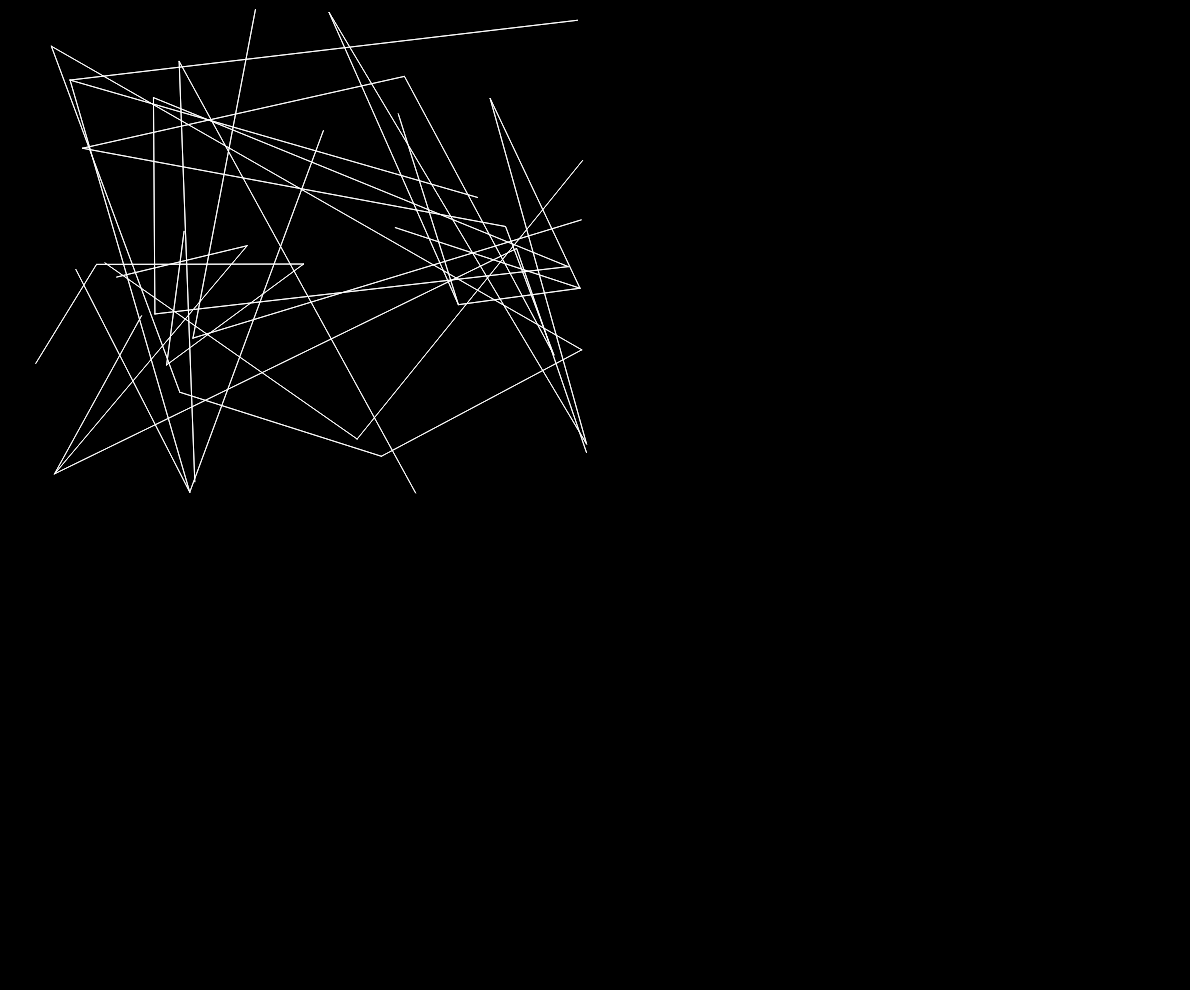
Frame 1 (no input)
Frame 60 (no input): identical to frame 1, image omitted
Frame 120 (the mouse pressed at the canvas centre since frame 60): identical to frame 1, image omitted

The p5.js sketch that drew this single still picture (run headless with seeded random() and noise() and a simulated clock; from frame 60 on, the mouse is pressed at the canvas centre):

// p5.js sketch
// ── sketch.js
function Node(startLoc, endLoc) {
  this.startLoc = startLoc;
  this.currentLoc = startLoc;
  this.endLoc = endLoc;
}

var startLocs = [];
var endLocs = [];

var nodes = [];
var edges = [];

var forceFactorCounter = Math.random()*10000;
var currentForceFactor;

function setup() {
  createCanvas(windowWidth-10,windowHeight-10);
  // initializeAmpNodes();
  // initializeRectangleNodes();
  // initializeRandomNodes();
  initializeHelloWorld();
}

function draw() {
  drawMouseInteraction();
  // drawNoise();
}

function drawMouseInteraction() {
  background(0);
  
  currentForceFactor = Math.sin(map(mouseX,0,(width/2),0,Math.PI));
  
  for(var i=0; i<nodes.length; i++) {
    drawEdges(i);
  }
  for(var j = 0; j<nodes.length; j++) {
    nodes[j].currentLoc = getCurrentNodeLocNoise(j);
  }
}

function drawNoise() {
  background(0);
  currentForceFactor = Math.sin(map(noise(forceFactorCounter),0,1,0,Math.PI));
  forceFactorCounter += 0.05;
  for(var i=0; i<nodes.length; i++) {
    drawEdges(i);
  }
  for(var j = 0; j<nodes.length; j++) {
    nodes[j].currentLoc = getCurrentNodeLocNoise(j);
  }
}

function drawNode(nodeIndex) {
  var n = nodes[nodeIndex];
  push();
  fill(color(255));
  ellipse(n.getCurrentLoc().x,n.getCurrentLoc().y,4,4);
  pop();
}

function drawEdges(nodeIndex) {
  var n = nodes[nodeIndex];
  var e = edges[nodeIndex];
  for(var i=0; i<e.length; i++) {
    push();
    stroke(color(255));
    strokeWeight(1);
    line(n.currentLoc.x,n.currentLoc.y,nodes[e[i]].currentLoc.x,nodes[e[i]].currentLoc.y);
    pop();
  }
}

function getCurrentNodeLocNoise(nodeIndex) {
  var retLoc = new p5.Vector();
  
  var n = nodes[nodeIndex];
  //Find point on line currentForceFactor between node's start and end locs
  var yDiff = n.endLoc.y - n.startLoc.y;
  var xDiff = n.endLoc.x - n.startLoc.x;
  xDiff *= currentForceFactor;
  yDiff *= currentForceFactor;
  
  retLoc.x = n.startLoc.x + xDiff;
  retLoc.y = n.startLoc.y + yDiff;
  
  return retLoc;
}

function initializeAmpNodes() {
  startLocs = [];
  endLocs = [];
  startLocs[0] = new p5.Vector((width/2)*0.1,(height/2)*0.9);
  startLocs[1] = new p5.Vector((width/2)*0.1,(height/2)*0.9);
  startLocs[2] = new p5.Vector((width/2)*0.1,(height/2)*0.5);
  startLocs[3] = new p5.Vector((width/2)*0.3,(height/2)*0.5);
  startLocs[4] = new p5.Vector((width/2)*0.3,(height/2)*0.9);
  startLocs[5] = new p5.Vector((width/2)*0.3,(height/2)*0.95);
  
  endLocs[0] = new p5.Vector((width/2)*0.1,(height/2)*0.9);
  endLocs[1] = new p5.Vector((width/2)*0.15,(height/2)*0.6);
  endLocs[2] = new p5.Vector((width/2)*0.15,(height/2)*0.6);
  endLocs[3] = new p5.Vector((width/2)*0.2,(height/2)*0.3);
  endLocs[4] = new p5.Vector((width/2)*0.25,(height/2)*0.6);
  endLocs[5] = new p5.Vector((width/2)*0.3,(height/2)*0.9);
  
  startLocs[6] = new p5.Vector((width/2)*0.35,(height/2)*0.9);
  startLocs[7] = new p5.Vector((width/2)*0.35,(height/2)*0.5);
  startLocs[8] = new p5.Vector((width/2)*0.5,(height/2)*0.5);
  startLocs[9] = new p5.Vector((width/2)*0.5,(height/2)*0.9);
  startLocs[10] = new p5.Vector((width/2)*0.65,(height/2)*0.5);
  startLocs[11] = new p5.Vector((width/2)*0.65,(height/2)*0.9);
  
  endLocs[6] = new p5.Vector((width/2)*0.35,(height/2)*0.9);
  endLocs[7] = new p5.Vector((width/2)*0.425,(height/2)*0.3);
  endLocs[8] = new p5.Vector((width/2)*0.5,(height/2)*0.6);
  endLocs[9] = new p5.Vector((width/2)*0.5,(height/2)*0.6);
  endLocs[10] = new p5.Vector((width/2)*0.575,(height/2)*0.3);
  endLocs[11] = new p5.Vector((width/2)*0.65,(height/2)*0.9);
  
  startLocs[12] = new p5.Vector((width/2)*0.7,(height/2)*0.95);
  startLocs[13] = new p5.Vector((width/2)*0.7,(height/2)*0.9);
  startLocs[14] = new p5.Vector((width/2)*0.7,(height/2)*0.5);
  startLocs[15] = new p5.Vector((width/2)*0.9,(height/2)*0.5);
  startLocs[16] = new p5.Vector((width/2)*0.9,(height/2)*0.9);
  
  endLocs[12] = new p5.Vector((width/2)*0.7,(height/2)*0.9);
  endLocs[13] = new p5.Vector((width/2)*0.7,(height/2)*0.65);
  endLocs[14] = new p5.Vector((width/2)*0.7,(height/2)*0.3);
  endLocs[15] = new p5.Vector((width/2)*0.9,(height/2)*0.3);
  endLocs[16] = new p5.Vector((width/2)*0.9,(height/2)*0.65);
  
  for(var i=0; i<17; i++) {
    nodes[i] = new Node(startLocs[i],endLocs[i]);
  }
  
  edges[0] = [1];
  edges[1] = [0,2,4];
  edges[2] = [1,3];
  edges[3] = [2,4];
  edges[4] = [1,3,5];
  edges[5] = [4];
  
  edges[6] = [7];
  edges[7] = [6,8];
  edges[8] = [7,9,10];
  edges[9] = [8];
  edges[10] = [8,11];
  edges[11] = [10];
  
  edges[12] = [13];
  edges[13] = [12,14,16];
  edges[14] = [13,15];
  edges[15] = [14,16];
  edges[16] = [13,15];
}

function initializeRectangleNodes() {
  var sections = 50;
  for(var i=0; i<sections; i++) {
    var sectionHeight = 0;
    nodes.push(new Node(new p5.Vector(i*((width/2)/sections),(height/2)),new p5.Vector(i*((width/2)/sections),(height/2))));
    nodes.push(new Node(new p5.Vector(i*((width/2)/sections),(height/2)),new p5.Vector(i*((width/2)/sections),sectionHeight)));
    nodes.push(new Node(new p5.Vector((i+1)*((width/2)/sections),(height/2)),new p5.Vector((i+1)*((width/2)/sections),sectionHeight)));
    nodes.push(new Node(new p5.Vector((i+1)*((width/2)/sections),(height/2)),new p5.Vector((i+1)*((width/2)/sections),(height/2))));
    edges[4*i] = [4*i+1];
    edges[4*i+1] = [4*i,4*i+2];
    edges[4*i+2] = [4*i+1,4*i+3];
    edges[4*i+3] = [4*i+2];
  }
}

function initializeRandomNodes() {
  for(var i=0; i<100; i++) {
    nodes.push(new Node(new p5.Vector(Math.random()*(width/2),Math.random()*(height/2)),new p5.Vector(Math.random()*(width/2),Math.random()*(height/2))));
    var tmpEdges = [];
    for(var j=0; j<3; j++) {
      tmpEdges[j] = Math.round(random(0,99));
    }
    edges[i] = tmpEdges;
  }
}

function initializeHelloWorld() {
  var startLocs = [];
  for(var i=0; i<44; i++) {
    startLocs[i] = new p5.Vector(Math.random()*(width/2),Math.random()*(height/2));
  }
  
  var endLocs = [];
  endLocs[0] = new p5.Vector((width/2)*0.02,(height/2)*0.4);
  endLocs[1] = new p5.Vector((width/2)*0.02,(height/2)*0.3);
  endLocs[2] = new p5.Vector((width/2)*0.02,(height/2)*0.2);
  endLocs[3] = new p5.Vector((width/2)*0.18,(height/2)*0.2);
  endLocs[4] = new p5.Vector((width/2)*0.18,(height/2)*0.3);
  endLocs[5] = new p5.Vector((width/2)*0.18,(height/2)*0.4);
  
  endLocs[6] = new p5.Vector((width/2)*0.22,(height/2)*0.4);
  endLocs[7] = new p5.Vector((width/2)*0.22,(height/2)*0.3);
  endLocs[8] = new p5.Vector((width/2)*0.22,(height/2)*0.2);
  endLocs[9] = new p5.Vector((width/2)*0.38,(height/2)*0.2);
  endLocs[10] = new p5.Vector((width/2)*0.34,(height/2)*0.3);
  endLocs[11] = new p5.Vector((width/2)*0.38,(height/2)*0.4);
  
  endLocs[12] = new p5.Vector((width/2)*0.42,(height/2)*0.4);
  endLocs[13] = new p5.Vector((width/2)*0.42,(height/2)*0.2);
  endLocs[14] = new p5.Vector((width/2)*0.58,(height/2)*0.4);
  
  endLocs[15] = new p5.Vector((width/2)*0.62,(height/2)*0.4);
  endLocs[16] = new p5.Vector((width/2)*0.62,(height/2)*0.2);
  endLocs[17] = new p5.Vector((width/2)*0.78,(height/2)*0.4);
  
  endLocs[18] = new p5.Vector((width/2)*0.82,(height/2)*0.4);
  endLocs[19] = new p5.Vector((width/2)*0.82,(height/2)*0.2);
  endLocs[20] = new p5.Vector((width/2)*0.98,(height/2)*0.2);
  endLocs[21] = new p5.Vector((width/2)*0.98,(height/2)*0.4);
  
  /////////
  
  endLocs[22] = new p5.Vector((width/2)*0.02,(height/2)*0.6);
  endLocs[23] = new p5.Vector((width/2)*0.06,(height/2)*0.8);
  endLocs[24] = new p5.Vector((width/2)*0.1,(height/2)*0.7);
  endLocs[25] = new p5.Vector((width/2)*0.14,(height/2)*0.8);
  endLocs[26] = new p5.Vector((width/2)*0.18,(height/2)*0.6);
  
  endLocs[27] = new p5.Vector((width/2)*0.22,(height/2)*0.8);
  endLocs[28] = new p5.Vector((width/2)*0.22,(height/2)*0.6);
  endLocs[29] = new p5.Vector((width/2)*0.38,(height/2)*0.6);
  endLocs[30] = new p5.Vector((width/2)*0.38,(height/2)*0.8);
  
  endLocs[31] = new p5.Vector((width/2)*0.42,(height/2)*0.8);
  endLocs[32] = new p5.Vector((width/2)*0.42,(height/2)*0.7);
  endLocs[33] = new p5.Vector((width/2)*0.42,(height/2)*0.6);
  endLocs[34] = new p5.Vector((width/2)*0.5,(height/2)*0.7);
  endLocs[35] = new p5.Vector((width/2)*0.58,(height/2)*0.6);
  endLocs[36] = new p5.Vector((width/2)*0.58,(height/2)*0.7);
  endLocs[37] = new p5.Vector((width/2)*0.58,(height/2)*0.8);
  
  endLocs[38] = new p5.Vector((width/2)*0.62,(height/2)*0.8);
  endLocs[39] = new p5.Vector((width/2)*0.62,(height/2)*0.6);
  endLocs[40] = new p5.Vector((width/2)*0.78,(height/2)*0.8);
  
  endLocs[41] = new p5.Vector((width/2)*0.82,(height/2)*0.8);
  endLocs[42] = new p5.Vector((width/2)*0.82,(height/2)*0.6);
  endLocs[43] = new p5.Vector((width/2)*0.98,(height/2)*0.7);
  
  for(var j=0; j<startLocs.length; j++) {
    nodes[j] = new Node(startLocs[j],endLocs[j]);
  }
  
  edges[0] = [1];
  edges[1] = [0,2,4];
  edges[2] = [1];
  edges[3] = [4];
  edges[4] = [1,3,5];
  edges[5] = [4];
  
  edges[6] = [7,11];
  edges[7] = [6,8,10];
  edges[8] = [7,9];
  edges[9] = [8];
  edges[10] = [7];
  edges[11] = [6];
  
  edges[12] = [13,14];
  edges[13] = [12];
  edges[14] = [12];
  
  edges[15] = [16,17];
  edges[16] = [15];
  edges[17] = [15];
  
  edges[18] = [19,21];
  edges[19] = [18,20];
  edges[20] = [19,21];
  edges[21] = [18,20];
  
  edges[22] = [23];
  edges[23] = [22,24];
  edges[24] = [23,25];
  edges[25] = [24,26];
  edges[26] = [25];
  
  edges[27] = [28,30];
  edges[28] = [27,29];
  edges[29] = [28,30];
  edges[30] = [27,29];
  
  edges[31] = [32];
  edges[32] = [31,33,34];
  edges[33] = [32,35];
  edges[34] = [32,36,37];
  edges[35] = [33,36];
  edges[36] = [34,35];
  edges[37] = [34];
  
  edges[38] = [39,40];
  edges[39] = [38];
  edges[40] = [38];
  
  edges[41] = [42,43];
  edges[42] = [41,43];
  edges[43] = [41,42];
}
